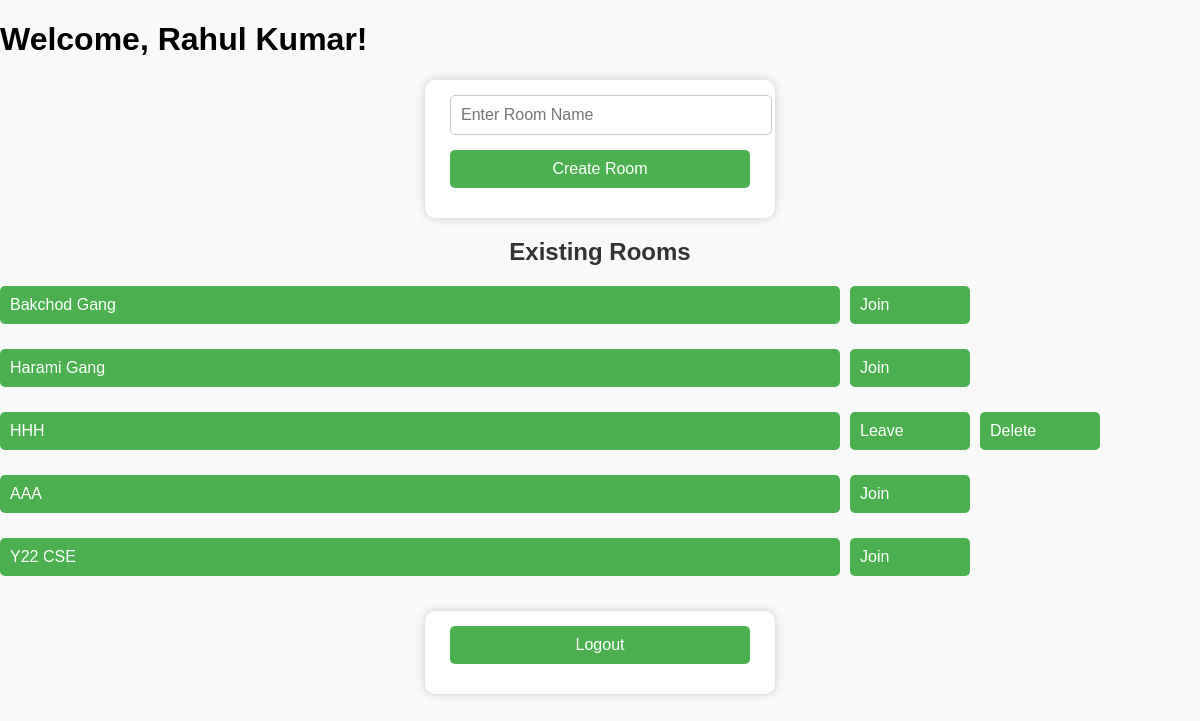
Before: / (signed in) with the older database file.
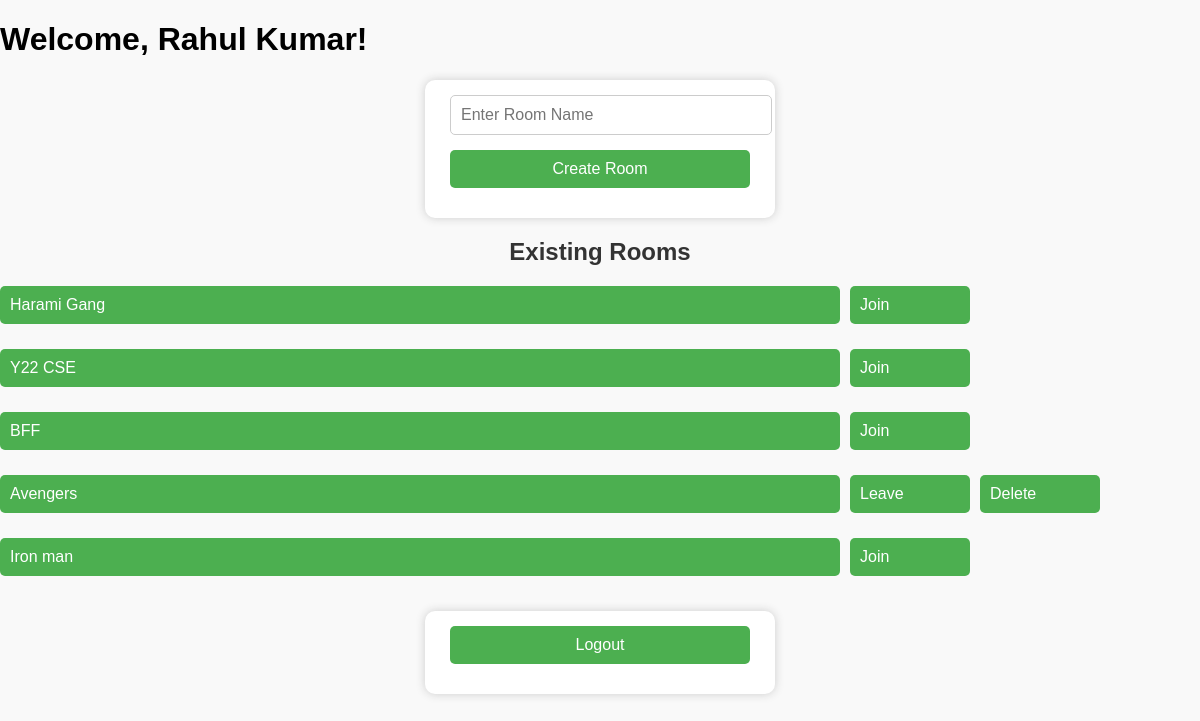
After: the same page with the newer database file.
### tables this page shows
CREATE TABLE rooms (
            room_id INTEGER PRIMARY KEY AUTOINCREMENT,
            room_name TEXT, created_on TEXT, created_by_user INTEGER);

### app.py (the view)
@app.route('/')
def index():
    if 'username' not in session:
        return redirect('/login')
    user_id = session['user_id']
    with sqlite3.connect(DATABASE) as con:
        c = con.cursor()
        c.execute("SELECT room_name, room_id, created_by_user FROM rooms")
        rooms = c.fetchall()
        c.execute("SELECT room_id FROM room_members WHERE user_id=?", (user_id,))
        joined_rooms = [r[0] for r in c.fetchall()]
    return render_template('index.html',
                         username=session['username'],
                         user_id=user_id,
                         rooms=rooms,
                         joined_rooms=joined_rooms)

### templates/index.html (shortened to what this page needs)
<!DOCTYPE html>
<html>
<head>
  <link rel="stylesheet" href="{{ url_for('static', filename='style.css') }}">
</head>
<body>
  <h1>Welcome, {{ username }}!</h1>
  <form action="/join" method="POST">
    <input type="text" name="room" placeholder="Enter Room Name" required>
    <button class="join" type="submit">Create Room</button>
  </form>
  <h2>Existing Rooms</h2>
  <ul id="room-list">
    {% for room, room_id, creator_id in rooms %}
      <li id="room-{{ room }}" style="display: flex; align-items: center; gap: 10px; margin-bottom: 10px;">
        <button style="flex: 0 0 70%; text-align: left;"
                onclick="loadchat('{{ room }}')"
                {% if room_id not in joined_rooms %}disabled {% else %} class="join" {% endif %}>
          {{ room }}
        </button>
        {% if room_id not in joined_rooms %}
          <button class="join" style="flex: 0 0 10%; text-align: left;" onclick="joinRoom('{{ room }}')">Join</button>
        {% else %}
          <button class="leave" style="flex: 0 0 10%; text-align: left;" onclick="leaveRoom('{{ room }}')">Leave</button>
        {% endif %}
        {% if creator_id == user_id %}
          <button class="delete" style="flex: 0 0 10%; text-align: left;" onclick="deleteRoom('{{ room }}')">Delete</button>
        {% endif %}
      </li>
    {% endfor %}
  </ul>
  <div style="margin-top: 20px;">
    <form action="/logout">
      <button class="leave" type="submit">Logout</button>
    </form>
  </div>
</body>
</html>

### static/style.css (style rules this page uses)
body { font-family: Arial, sans-serif; background: #f9f9f9; margin: 0; padding: 0; }
h2 { text-align: center; margin-top: 20px; color: #333; }
form { width: 300px; margin: 20px auto; background: #fff; padding: 15px 25px; border-radius: 10px; box-shadow: 0 0 10px #ccc; }
input, select, button { display: block; width: 100%; margin-bottom: 15px; padding: 10px; font-size: 1rem; border-radius: 5px; border: 1px solid #ccc; }
button { background-color: #4CAF50; color: white; cursor: pointer; border: none; }
body, html { margin: 0; padding: 0; width: 100%; overflow-x: hidden; box-sizing: border-box; }
#room-list { list-style-type: none; padding: 0; margin: 0; }
#room-list li { display: flex; align-items: center; gap: 10px; margin-bottom: 10px; width: 100%; box-sizing: border-box; }
#room-list button { box-sizing: border-box; }

Changed rows visible on the page:
removed rooms: room_name "Bakchod Gang"
removed rooms: room_name "HHH"
removed rooms: room_name "AAA"
added rooms: room_name "BFF"
added rooms: room_name "Avengers"
added rooms: room_name "Iron man"
